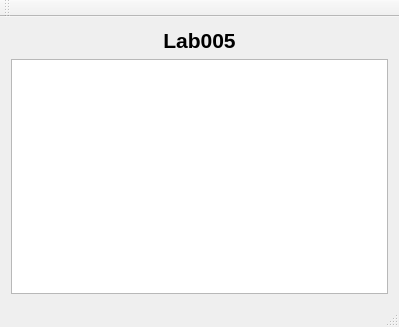
<?xml version="1.0" encoding="UTF-8"?>
<ui version="4.0">
 <class>MainWindow</class>
 <widget class="QMainWindow" name="MainWindow">
  <property name="geometry">
   <rect>
    <x>0</x>
    <y>0</y>
    <width>399</width>
    <height>327</height>
   </rect>
  </property>
  <property name="windowTitle">
   <string>MainWindow</string>
  </property>
  <widget class="QWidget" name="centralWidget">
   <layout class="QVBoxLayout" name="verticalLayout">
    <item>
     <layout class="QHBoxLayout" name="horizontalLayout">
      <item>
       <spacer name="horizontalSpacer">
        <property name="orientation">
         <enum>Qt::Horizontal</enum>
        </property>
        <property name="sizeHint" stdset="0">
         <size>
          <width>40</width>
          <height>20</height>
         </size>
        </property>
       </spacer>
      </item>
      <item>
       <widget class="QLabel" name="label">
        <property name="font">
         <font>
          <pointsize>16</pointsize>
          <weight>75</weight>
          <bold>true</bold>
         </font>
        </property>
        <property name="text">
         <string>Lab005</string>
        </property>
        <property name="alignment">
         <set>Qt::AlignCenter</set>
        </property>
       </widget>
      </item>
      <item>
       <spacer name="horizontalSpacer_2">
        <property name="orientation">
         <enum>Qt::Horizontal</enum>
        </property>
        <property name="sizeHint" stdset="0">
         <size>
          <width>40</width>
          <height>20</height>
         </size>
        </property>
       </spacer>
      </item>
     </layout>
    </item>
    <item>
     <widget class="QTextBrowser" name="textBrowser"/>
    </item>
   </layout>
  </widget>
  <widget class="QMenuBar" name="menuBar">
   <property name="geometry">
    <rect>
     <x>0</x>
     <y>0</y>
     <width>399</width>
     <height>25</height>
    </rect>
   </property>
  </widget>
  <widget class="QToolBar" name="mainToolBar">
   <attribute name="toolBarArea">
    <enum>TopToolBarArea</enum>
   </attribute>
   <attribute name="toolBarBreak">
    <bool>false</bool>
   </attribute>
  </widget>
  <widget class="QStatusBar" name="statusBar"/>
 </widget>
 <layoutdefault spacing="6" margin="11"/>
 <resources/>
 <connections/>
</ui>
